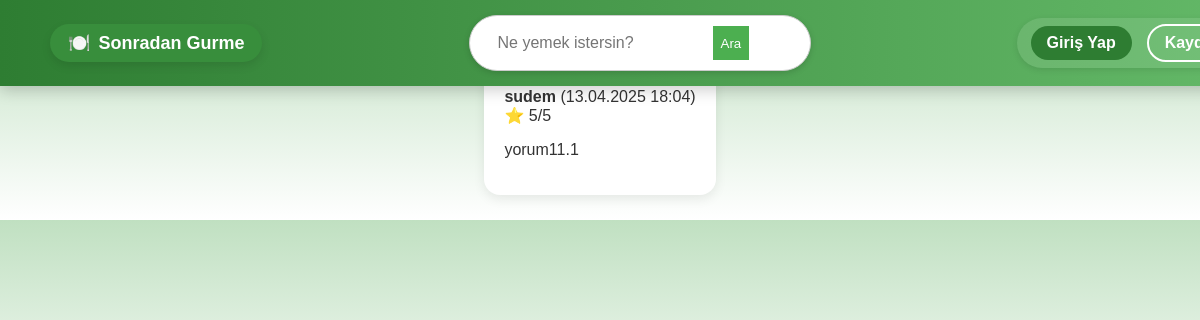
The page /sgapp/yorumlar/ on the database as committed earlier.
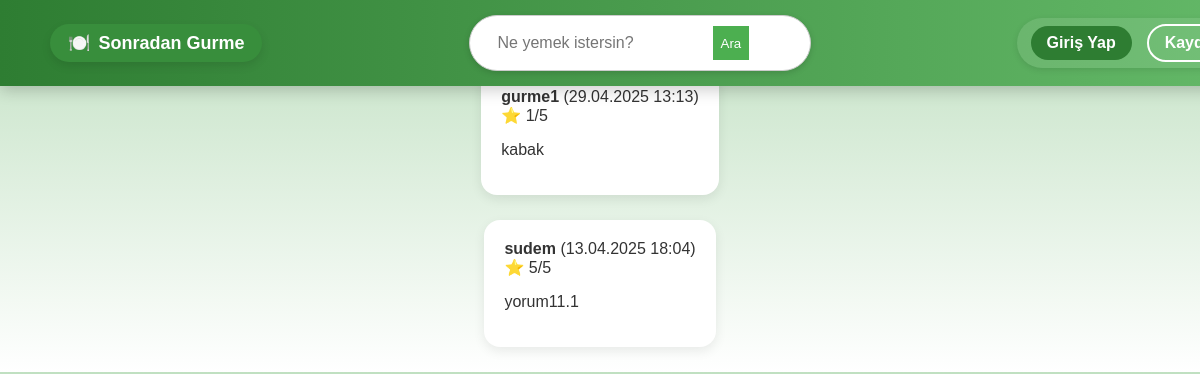
The same page on the database as committed later.
### sgapp/models.py (models this page shows, shortened)
class Review(models.Model):
    RATING_CHOICES = [(i, str(i)) for i in range(1, 6)]
    user = models.ForeignKey(User, on_delete=models.CASCADE)
    restaurant_name = models.CharField(max_length=255)
    comment = models.TextField()
    rating = models.IntegerField(choices=RATING_CHOICES)
    created_at = models.DateTimeField(auto_now_add=True)
    status = models.CharField(max_length=20, choices=[
        ('pending', 'Bekliyor'),
        ('approved', 'Onaylandı'),
        ('rejected', 'Reddedildi')
    ], default='pending')

class User(AbstractUser):
    ROLE_CHOICES = (
        ('normal', 'Normal Kullanıcı'),
        ('gurme', 'Gurme'),
        ('moderator', 'Moderatör'),
    )
    role = models.CharField(max_length=10, choices=ROLE_CHOICES, default='normal')
    bio = models.TextField(blank=True)
    profile_picture = models.ImageField(upload_to='profiles/', null=True, blank=True)
    favorite_dish = models.CharField(max_length=100, blank=True, null=True)

### sgapp/views.py (the view)
# urls.py: path('yorumlar/', views.yorumlar_view, name='yorumlar'),
def yorumlar_view(request):
    yorumlar = Review.objects.filter(status='approved').order_by('-created_at')
    return render(request, 'yorumlar.html', {'yorumlar': yorumlar})

### templates/yorumlar.html
{% extends "base.html" %}
{% block content %}
<h2>📝 Yorumlar</h2>
{% if yorumlar %}
    {% for yorum in yorumlar %}
        <div class="yorum-karti">
            <strong>{{ yorum.user.username }}</strong>
            <span>({{ yorum.created_at|date:"d.m.Y H:i" }})</span><br>
            ⭐ {{ yorum.rating }}/5<br>
            <p>{{ yorum.comment }}</p>
        </div>
    {% endfor %}
{% else %}
    <p>Henüz onaylı yorum bulunamadı.</p>
{% endif %}
{% endblock %}

### templates/base.html (shortened to what this page needs)
<!DOCTYPE html>
<html lang="tr">
<head>
    {% load static %}
    <link rel="stylesheet" href="{% static 'css/styles.css' %}">
</head>
<body>
    <nav class="navbar">
        <a href="{% url 'main_page' %}" class="logo">
            🍽️ <span>Sonradan Gurme</span>
        </a>
        <div class="search-box">
            <form action="{% url 'restaurant_search' %}" method="GET" style="display: flex;">
                <input type="text" name="q" placeholder="Ne yemek istersin?" required style="flex: 1; padding: 0.5rem;">
                <button type="submit" style="padding: 0.5rem; background-color: #4CAF50; color: white; border: none; cursor: pointer;">Ara</button>
            </form>
        </div>
        <div class="buttons">
            {% if user.is_authenticated %}
                {% if user.role == "moderator" %}
                    <a href="{% url 'moderator_panel' %}" class="btn">Panelim</a>
                {% elif user.role == "gurme" %}
                    <a href="{% url 'gurme_dashboard' %}" class="btn">Panelim</a>
                {% else %}
                    <a href="{% url 'home' %}" class="btn">Panelim</a>
                {% endif %}
                <a href="{% url 'profile' %}" class="btn">Profil</a>
                <form method="POST" action="{% url 'logout' %}" style="display:inline;">
                    {% csrf_token %}
                    <button type="submit" class="btn-outline" style="background:none; border:none; padding:0; cursor:pointer;">Çıkış Yap</button>
                </form>
            {% else %}
                <a href="{% url 'login' %}" class="btn">Giriş Yap</a>
                <a href="{% url 'register' %}" class="btn-outline">Kaydol</a>
            {% endif %}
        </div>
    </nav>
    {% block content %}
    {% endblock %}
</body>
</html>

### static/css/styles.css (style rules this page uses)
body { font-family: 'Poppins', sans-serif; background: linear-gradient(to bottom, #c0e0c1, #ffffff); color: #333; margin: 0; padding: 0; display: flex; flex-direction: column; align-items: center; }
.navbar { background: linear-gradient(to right, #2e7d32, #66bb6a); color: white; display: flex; justify-content: space-between; align-items: center; padding: 15px 50px; position: fixed; width: 100%; top: 0; left: 0; box-shadow: 0px 4px 15px rgba(0, 0, 0, 0.2); z-index: 100; }
.navbar .logo { display: inline-flex; align-items: center; gap: 8px; background-color: #388e3c; padding: 8px 18px; border-radius: 30px; font-size: 18px; font-weight: bold; color: white !important; text-decoration: none; transition: all 0.3s ease; box-shadow: 0px 4px 10px rgba(0, 0, 0, 0.1); }
.navbar .search-box { background: white; padding: 10px 15px; border-radius: 25px; border: 1px solid #ccc; width: 300px; box-shadow: 0px 2px 6px rgba(0, 0, 0, 0.1); transition: 0.3s; }
.navbar .search-box { background: white; padding: 10px 20px; border-radius: 30px; width: 300px; box-shadow: 0px 2px 6px rgba(0, 0, 0, 0.15); display: flex; align-items: center; }
.navbar .search-box input { background: transparent; border: none; outline: none; width: 100%; font-size: 16px; color: #333; }
.navbar .buttons { display: flex; gap: 15px; align-items: center; background-color: rgba(255, 255, 255, 0.1); padding: 6px 14px; border-radius: 25px; box-shadow: 0 2px 6px rgba(0, 0, 0, 0.1); }
a.btn, button.btn { background-color: #2e7d32; color: white; padding: 8px 16px; border: none; border-radius: 20px; font-weight: bold; text-decoration: none; cursor: pointer; }
a.btn-outline, button.btn-outline { background-color: transparent; color: white; border: 2px solid white; padding: 8px 16px; border-radius: 20px; font-weight: bold; text-decoration: none; cursor: pointer; transition: all 0.3s ease-in-out; }
.yorum-karti { background-color: #ffffff; border-radius: 16px; box-shadow: 0 4px 12px rgba(0,0,0,0.08); padding: 20px; margin-bottom: 25px; text-align: left; }

Rows that differ between the two databases and show on the page:
added Review: user.username "gurme1", created_at "29.04.2025 13:13", rating "1", comment "kabak"
